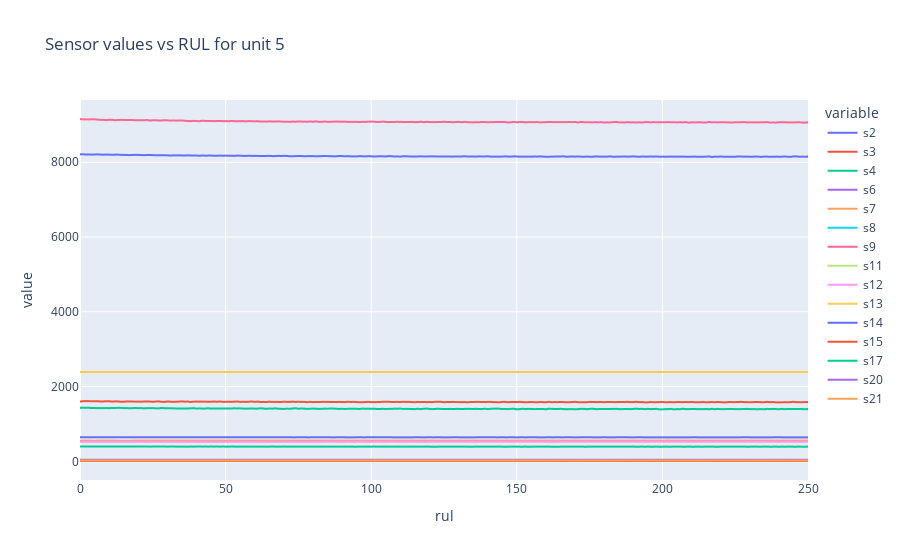

Write notebook code for a chart like this one.
### Code cell
# Plotting sensor values for a specific unit
specific_unit = 5
train_specific_unit = train[train['unit'] == specific_unit]
px.line(train_specific_unit, x='rul', y=p.sensor_cols, title=f'Sensor values vs RUL for unit {specific_unit}')

### Figure 1 — Plotly figure (JSON) as saved in the notebook; plotly's stock layout.template omitted (floating-point values rounded to 4 significant figures; data arrays with more than 128 entries replaced by an {"elided": "..."} marker saying what was removed)
{"data": [{"hovertemplate": "variable=s2<br>rul=%{x}<br>value=%{y}<extra></extra>", "legendgroup": "s2", "line": {"color": "#636efa", "dash": "solid"}, "marker": {"symbol": "circle"}, "mode": "lines", "name": "s2", "showlegend": true, "type": "scattergl", "x": {"elided": "269 int values"}, "xaxis": "x", "y": {"elided": "269 float values"}, "yaxis": "y"}, {"hovertemplate": "variable=s3<br>rul=%{x}<br>value=%{y}<extra></extra>", "legendgroup": "s3", "line": {"color": "#EF553B", "dash": "solid"}, "marker": {"symbol": "circle"}, "mode": "lines", "name": "s3", "showlegend": true, "type": "scattergl", "x": {"elided": "269 int values"}, "xaxis": "x", "y": {"elided": "269 float values"}, "yaxis": "y"}, {"hovertemplate": "variable=s4<br>rul=%{x}<br>value=%{y}<extra></extra>", "legendgroup": "s4", "line": {"color": "#00cc96", "dash": "solid"}, "marker": {"symbol": "circle"}, "mode": "lines", "name": "s4", "showlegend": true, "type": "scattergl", "x": {"elided": "269 int values"}, "xaxis": "x", "y": {"elided": "269 float values"}, "yaxis": "y"}, {"hovertemplate": "variable=s6<br>rul=%{x}<br>value=%{y}<extra></extra>", "legendgroup": "s6", "line": {"color": "#ab63fa", "dash": "solid"}, "marker": {"symbol": "circle"}, "mode": "lines", "name": "s6", "showlegend": true, "type": "scattergl", "x": {"elided": "269 int values"}, "xaxis": "x", "y": {"elided": "269 float values"}, "yaxis": "y"}, {"hovertemplate": "variable=s7<br>rul=%{x}<br>value=%{y}<extra></extra>", "legendgroup": "s7", "line": {"color": "#FFA15A", "dash": "solid"}, "marker": {"symbol": "circle"}, "mode": "lines", "name": "s7", "showlegend": true, "type": "scattergl", "x": {"elided": "269 int values"}, "xaxis": "x", "y": {"elided": "269 float values"}, "yaxis": "y"}, {"hovertemplate": "variable=s8<br>rul=%{x}<br>value=%{y}<extra></extra>", "legendgroup": "s8", "line": {"color": "#19d3f3", "dash": "solid"}, "marker": {"symbol": "circle"}, "mode": "lines", "name": "s8", "showlegend": true, "type": "scattergl", "x": {"elided": "269 int values"}, "xaxis": "x", "y": {"elided": "269 float values"}, "yaxis": "y"}, {"hovertemplate": "variable=s9<br>rul=%{x}<br>value=%{y}<extra></extra>", "legendgroup": "s9", "line": {"color": "#FF6692", "dash": "solid"}, "marker": {"symbol": "circle"}, "mode": "lines", "name": "s9", "showlegend": true, "type": "scattergl", "x": {"elided": "269 int values"}, "xaxis": "x", "y": {"elided": "269 float values"}, "yaxis": "y"}, {"hovertemplate": "variable=s11<br>rul=%{x}<br>value=%{y}<extra></extra>", "legendgroup": "s11", "line": {"color": "#B6E880", "dash": "solid"}, "marker": {"symbol": "circle"}, "mode": "lines", "name": "s11", "showlegend": true, "type": "scattergl", "x": {"elided": "269 int values"}, "xaxis": "x", "y": {"elided": "269 float values"}, "yaxis": "y"}, {"hovertemplate": "variable=s12<br>rul=%{x}<br>value=%{y}<extra></extra>", "legendgroup": "s12", "line": {"color": "#FF97FF", "dash": "solid"}, "marker": {"symbol": "circle"}, "mode": "lines", "name": "s12", "showlegend": true, "type": "scattergl", "x": {"elided": "269 int values"}, "xaxis": "x", "y": {"elided": "269 float values"}, "yaxis": "y"}, {"hovertemplate": "variable=s13<br>rul=%{x}<br>value=%{y}<extra></extra>", "legendgroup": "s13", "line": {"color": "#FECB52", "dash": "solid"}, "marker": {"symbol": "circle"}, "mode": "lines", "name": "s13", "showlegend": true, "type": "scattergl", "x": {"elided": "269 int values"}, "xaxis": "x", "y": {"elided": "269 float values"}, "yaxis": "y"}, {"hovertemplate": "variable=s14<br>rul=%{x}<br>value=%{y}<extra></extra>", "legendgroup": "s14", "line": {"color": "#636efa", "dash": "solid"}, "marker": {"symbol": "circle"}, "mode": "lines", "name": "s14", "showlegend": true, "type": "scattergl", "x": {"elided": "269 int values"}, "xaxis": "x", "y": {"elided": "269 float values"}, "yaxis": "y"}, {"hovertemplate": "variable=s15<br>rul=%{x}<br>value=%{y}<extra></extra>", "legendgroup": "s15", "line": {"color": "#EF553B", "dash": "solid"}, "marker": {"symbol": "circle"}, "mode": "lines", "name": "s15", "showlegend": true, "type": "scattergl", "x": {"elided": "269 int values"}, "xaxis": "x", "y": {"elided": "269 float values"}, "yaxis": "y"}, {"hovertemplate": "variable=s17<br>rul=%{x}<br>value=%{y}<extra></extra>", "legendgroup": "s17", "line": {"color": "#00cc96", "dash": "solid"}, "marker": {"symbol": "circle"}, "mode": "lines", "name": "s17", "showlegend": true, "type": "scattergl", "x": {"elided": "269 int values"}, "xaxis": "x", "y": {"elided": "269 int values"}, "yaxis": "y"}, {"hovertemplate": "variable=s20<br>rul=%{x}<br>value=%{y}<extra></extra>", "legendgroup": "s20", "line": {"color": "#ab63fa", "dash": "solid"}, "marker": {"symbol": "circle"}, "mode": "lines", "name": "s20", "showlegend": true, "type": "scattergl", "x": {"elided": "269 int values"}, "xaxis": "x", "y": {"elided": "269 float values"}, "yaxis": "y"}, {"hovertemplate": "variable=s21<br>rul=%{x}<br>value=%{y}<extra></extra>", "legendgroup": "s21", "line": {"color": "#FFA15A", "dash": "solid"}, "marker": {"symbol": "circle"}, "mode": "lines", "name": "s21", "showlegend": true, "type": "scattergl", "x": {"elided": "269 int values"}, "xaxis": "x", "y": {"elided": "269 float values"}, "yaxis": "y"}], "layout": {"legend": {"title": {"text": "variable"}, "tracegroupgap": 0}, "title": {"text": "Sensor values vs RUL for unit 5"}, "xaxis": {"anchor": "y", "domain": [0, 1], "title": {"text": "rul"}}, "yaxis": {"anchor": "x", "domain": [0, 1], "title": {"text": "value"}}}}
